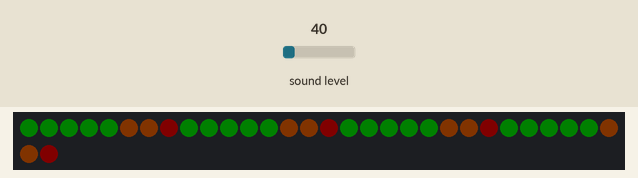
Bench run of a program on a simulated BBC micro:bit running MicroPython. Parts: 32 RGB LEDs in strip order, left to right, continuing on the next row. The inputs (shaded band) are chosen by the test bench; at power-on: sound level 40. Dim RGB values are drawn brighter than linear; the interpreter's speed is modelled, so counts of loop turns are approximate.

Above: at 1.2 s.
1.3 s: sound level set to 5
At 1.9 s:
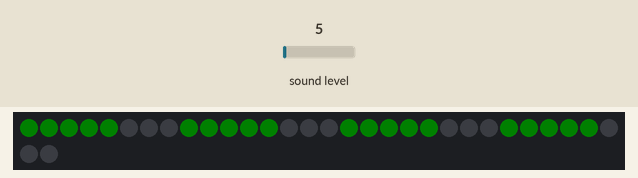
2.8 s: sound level set to 0
At 3.1 s:
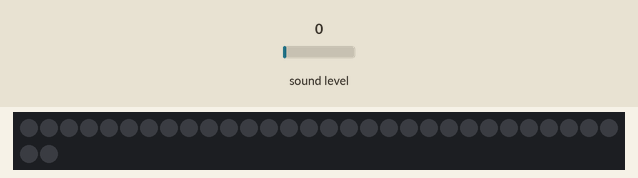
4.3 s: sound level set to 6
At 4.7 s:
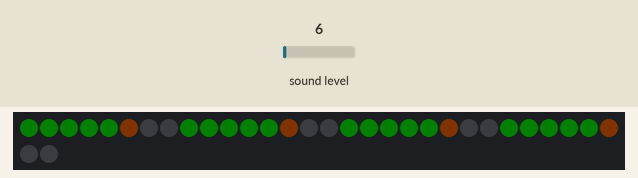
5.8 s: sound level set to 64
At 6.8 s:
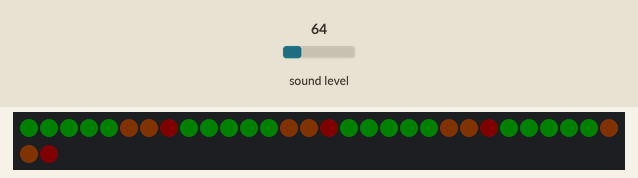
Timing chart, 0 to 8.3 s (numbered marks = the images above; inputs shaded):
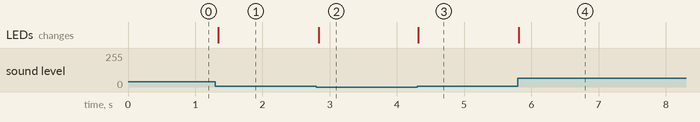

The program:

spl-meter.py
```python
import microbit
from micropython import opt_level, const
import neopixel
import utime

opt_level(3)

np = neopixel.NeoPixel(microbit.pin0, 32)

br = const(5)
red = (br, 0, 0)
orange = (br, br // 2, 0)
green = (0, br, 0)
black = (0, 0, 0)

colors = [green, green, green, green, green, orange, orange, red]

soundLevel = 0
samples = 0
color = black

while True:

    soundLevel = 0
    samples = 0

    now = utime.ticks_ms()
    while utime.ticks_diff(utime.ticks_ms(), now) < 20:
        soundLevel += microbit.microphone.sound_level()
        soundLevel += microbit.microphone.sound_level()
        soundLevel += microbit.microphone.sound_level()
        soundLevel += microbit.microphone.sound_level()
        samples += 4

    soundLevel = min(soundLevel // samples, 8)

    for i in range(soundLevel):
        color = colors[i]
        np[i], np[8 + i], np[16 + i], np[24 + i] = color, color, color, color

    for i in range(soundLevel, 8):
        np[i], np[8 + i], np[16 + i], np[24 + i] = black, black, black, black

    np.show()
```

Measured:
- after the input at 1.3 s, the LEDs: change at once (image 1)
- after the input at 2.8 s, the LEDs: change at once (image 2)
- after the input at 4.3 s, the LEDs: change at once (image 3)
- after the input at 5.8 s, the LEDs: change at once (image 4)
